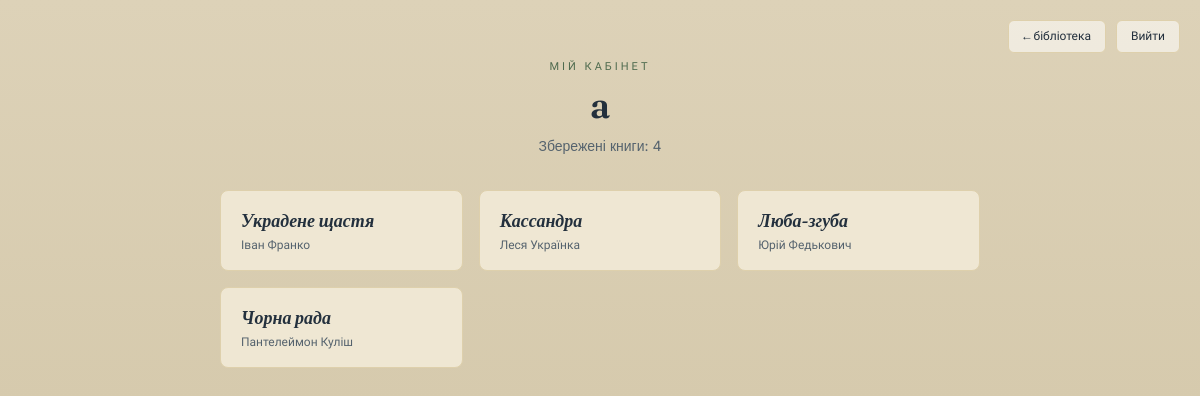
Page /profile/ (signed in) on the committed database.
### library/models.py (models this page shows, shortened)
class Book(models.Model):
    title = models.CharField("Назва", max_length=200)
    author = models.CharField("Автор", max_length=200)
    catalog_index = models.CharField(
        "Каталожний індекс", max_length=50, blank=True,
        help_text="Наприклад: 821.161.2 Ш37"
    )
    genre = models.CharField("Жанр", max_length=100, blank=True)
    year = models.CharField("Рік написання", max_length=20, blank=True)
    pages_total = models.PositiveIntegerField("Обсяг (сторінок)", default=0)
    summary = models.TextField("Скорочено (короткий переказ)", blank=True)
    rating = models.PositiveSmallIntegerField("Оцінка (0-5)", default=5)
    shelf_label = models.CharField("Назва полиці", max_length=100, default="класика")
    order = models.PositiveIntegerField("Порядок на полиці", default=0)
    class Meta:
        ordering = ["order", "id"]

### library/views.py (the view)
# urls.py: path('profile/', profile, name='profile'),
@login_required
def profile(request):
    saved_books = Book.objects.filter(saved_by__user=request.user).order_by('-saved_by__saved_at')
    return render(request, 'profile.html', {'saved_books': saved_books})

### library/templates/profile.html (shortened to what this page needs)
<!DOCTYPE html>
<html lang="uk">
<head>
</head>
<body>
<div class="topnav">
    <a href="{% url 'home' %}">← бібліотека</a>
    <a href="{% url 'logout' %}">Вийти</a>
</div>
<header>
    <div class="eyebrow">Мій кабінет</div>
    <h1>{{ user.username }}</h1>
    <p>Збережені книги: {{ saved_books|length }}</p>
</header>
{% if saved_books %}
<div class="grid">
    {% for book in saved_books %}
    <a class="book-card" href="{% url 'book_detail' book.id %}">
        <h3>{{ book.title }}</h3>
        <p>{{ book.author }}</p>
    </a>
    {% endfor %}
</div>
{% else %}
<p class="empty">Ви ще не зберегли жодної книги. Перейдіть до <a href="{% url 'home' %}">бібліотеки</a>, відкрийте книгу й натисніть «Зберегти книгу».</p>
{% endif %}
</body>
</html>

### library/templates/profile.html (style rules this page uses)
:root { --paper:#efe7d3; --paper-line:#c9bc9c; --ink:#23303d; --ink-soft:#55636e; --stamp-green:#4f6b4f; --card-edge:#ded0ac; --wall:#ddd2b8; }
* { margin:0; padding:0; box-sizing:border-box; }
body { font-family:'Inter', sans-serif; min-height:100vh; background: linear-gradient(180deg, var(--wall), #cfc2a2); padding:60px 20px; display:flex; flex-direction:column; align-items:center; }
.topnav { position:fixed; top:20px; right:20px; display:flex; gap:10px; }
.topnav a { font-family:'Courier Prime', monospace; font-size:12px; color: var(--ink); text-decoration:none; background: rgba(255,255,255,.55); border:1px solid var(--card-edge); padding:8px 14px; border-radius:6px; }
header { text-align:center; max-width:480px; margin-bottom:36px; }
.eyebrow { font-family:'Courier Prime', monospace; font-size:11px; letter-spacing:3px; text-transform:uppercase; color: var(--stamp-green); margin-bottom:10px; }
h1 { font-family:'Fraunces', serif; font-weight:600; font-size:36px; color:var(--ink); }
header p { margin-top:10px; color:var(--ink-soft); font-size:14px; }
.grid { width:min(760px, 94vw); display:grid; grid-template-columns: repeat(auto-fill, minmax(220px, 1fr)); gap:16px; }
.book-card { background: var(--paper); border:1px solid var(--card-edge); border-radius:8px; padding:18px 20px; text-decoration:none; display:block; transition: transform .2s, box-shadow .2s; }
.book-card h3 { font-family:'Fraunces', serif; font-weight:600; font-style:italic; font-size:18px; color:var(--ink); margin-bottom:6px; }
.book-card p { font-family:'Courier Prime', monospace; font-size:12px; color:var(--ink-soft); }

### rows in the picture
Book: title "Украдене щастя", author "Іван Франко"
Book: title "Кассандра", author "Леся Українка"
Book: title "Люба-згуба", author "Юрій Федькович"
Book: title "Чорна рада", author "Пантелеймон Куліш"

### other values in the picture
{{ user.username }} "a"
{{ saved_books|length }} "4"
